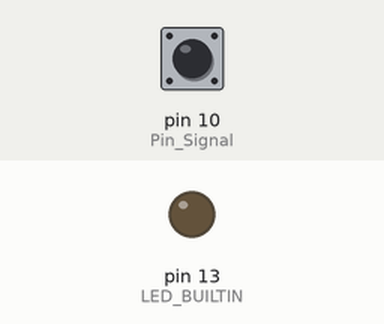
Recording of a sketch running on a simulated Arduino Uno, built with avr-gcc and run on an emulated ATmega328P. Shown: output pins drawn as LEDs (lit = HIGH). The test bench sets the inputs (shaded band); at power-on: pin 10 (Pin_Signal) HIGH.

Above: at 1.2 s.
1.3 s: pin 10 (Pin_Signal) pulled LOW for 0.15 s
At 1.37 s:
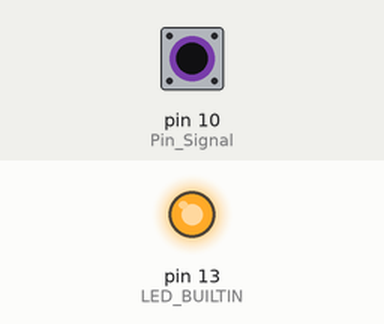
2.9 s: pin 10 (Pin_Signal) pulled LOW for 3.2 s
At 6.8 s:
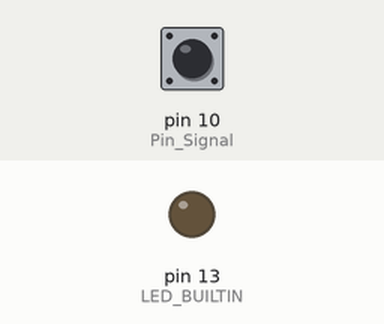
Timing chart, 0 to 8.3 s (numbered marks = the images above; inputs shaded):
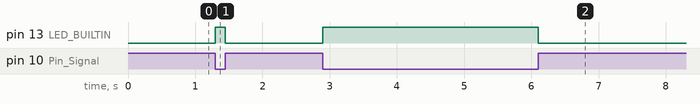

Measured:
- after the input at 1.3 s, pin 13 (LED_BUILTIN): LOW → HIGH at once, → LOW 0.15 s later
- after the input at 2.9 s, pin 13 (LED_BUILTIN): LOW → HIGH at once, → LOW 3.2 s later

The sketch:

KY-004.ino
```cpp
int Pin_Signal = 10;
int valor;

void setup()
{
  pinMode(LED_BUILTIN,OUTPUT);
  pinMode(Pin_Signal,INPUT);
  digitalWrite(Pin_Signal,HIGH);
}

void loop()
{
  valor = digitalRead(Pin_Signal);
  if(valor == HIGH)
  {
    digitalWrite(LED_BUILTIN,LOW);
  }
  else
  {
    digitalWrite(LED_BUILTIN,HIGH);
  }
}
```
